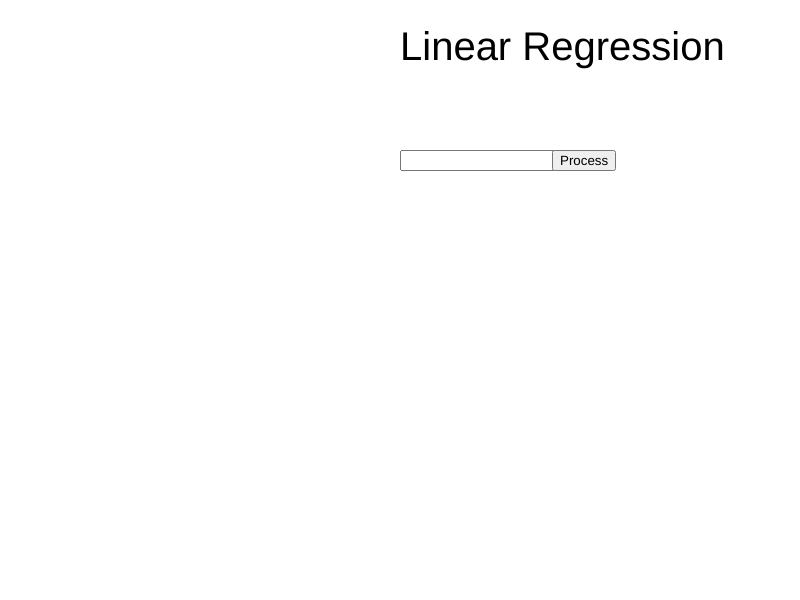
Frame 1 (no input)
Frame 60 (no input): identical to frame 1, image omitted
Frame 120 (the mouse pressed at the canvas centre since frame 60): identical to frame 1, image omitted

The p5.js sketch that drew this single still picture (run headless with seeded random() and noise() and a simulated clock; from frame 60 on, the mouse is pressed at the canvas centre):

// p5.js sketch
// ── sketch.js
var width = 1440;
var height = 720;
var data_input;

var i;
var output1 = "";
var output2 = "";
var output3 = "";
var inicial1, inicial2;

// String contendo tudo o que foi escrito
var data_pre_processed = "";
var line = [];
// buffers
var x_buffer;
var y_buffer;

// Vetores para os dois casos
var x_y = [];
var x = [];
var y = [];

// Math Variables
var alpha = 0, beta;
var upper_alpha = 0, down_alpha = 0;

var x_sum = 0, x_mean;
var y_sum = 0, y_mean;

var dispersao_media = 0;
var incerteza_alpha = 0;
var incerteza_beta = 0;
var upper_incerteza_beta

let rUp, rDown, r;


function setup() {
  createCanvas(800, 600)
  textSize(40);
  fill(0)
  var titulo = text("Linear Regression" , width /2 , height / 10);

  // data_input = createElement('textarea').size(500,400);
  data_input = createInput("");
  data_input.position(width / 2, height / 4)

  button = createButton("Process");
  button.position(width*0.69, height / 4);
  button.mousePressed(main);

  inicial1 = createElement("h1",output1)
  inicial1.position(width/ 2,200)

  inicial2 = createElement("h1",output2)
  inicial2.position(width/ 2,300)

  inicial3 = createElement("h1",output3)
  inicial3.position(width/ 2,400)
}

function draw(){
  // background(255,0,0)
}

function process(){
  data_pre_processed = data_input.value();

  x_y = [];
  x = [];
  y = [];

  x_y = float(data_pre_processed.split(" "));

  // Separando cada valor em seu vetor correto
  x.push(x_y[0]);
  y.push(x_y[1]);
  for (i = 2; i < x_y.length; i++){
    if (i % 2 == 0)
      x.push(x_y[i]);
    else
      y.push(x_y[i]);
  }
  data_input.value("");
}

function inicializar_com_zero(){
  alpha = 0, beta = 0;
  upper_alpha = 0, down_alpha = 0;

  x_sum = 0, x_mean;
  y_sum = 0, y_mean;

  dispersao_media = 0;
  incerteza_alpha = 0;

  upper_incerteza_beta = 0;
  incerteza_beta = 0;
}

function main(){
  inicializar_com_zero();
  process();
  calculate_alpha();
  calculate_beta();
  dispersao();
  rSquare();

  put_in_the_screen();
}

function put_in_the_screen(){
  output1 = "m = " + alpha + " +/- " + incerteza_alpha + "\n"
  output2= "n = " + beta + " +/- " + incerteza_beta + "\n"
  output3 = "R² = " + r + "\n"

  inicial1.html(output1)
  inicial2.html(output2)
  inicial3.html(output3)
}


function calculate_alpha(){
 // First calculate the mean
  for (i = 0; i < x.length; i++) {
    x_sum += x[i];
}
  x_mean = x_sum / (x.length);
  // Calculating upper alpha part
  for (i = 0; i < x.length; i++){
    upper_alpha += (x[i] - x_mean)*y[i];
  }
  for (i = 0; i < x.length; i++){
    down_alpha +=(x[i]-x_mean)**2;
  }
  alpha = (upper_alpha / down_alpha);
}

function calculate_beta(){
  // Calculating y sum
  for (i = 0; i < y.length; i++){
    y_sum += y[i];
  }
  y_mean = y_sum  / y.length;

  beta = y_mean - alpha*x_mean;
}


function dispersao(){
  // Calculo da dispersao media
  for (i = 0; i < x.length; i++){
    dispersao_media += (alpha * x[i] + beta -y[i])**2;
  }
  dispersao_media = sqrt(dispersao_media / (x.length - 2));


  // Calculo de incerteza_alpha
  for (i = 0; i < x.length; i++){
    incerteza_alpha += (x[i] - x_mean)**2;
  }
  incerteza_alpha = dispersao_media / (sqrt(incerteza_alpha));

  // Calculo da incerteza Beta
  for (i = 0; i < x.length; i++){
    upper_incerteza_beta += (x[i]**2);
    incerteza_beta += (x[i] - x_mean)**2;
  }
  incerteza_beta = sqrt(upper_incerteza_beta / (x.length * incerteza_beta)) * dispersao_media;
}


function rSquare(){
  rUp = 0;
  rDown = 0;
  r = 0;

  for (i = 0; i < y.length; i++){
    rUp += (y[i] - y_mean)**2;
    rDown += (y[i] - beta)**2;
  }

  r = 1 - rUp / rDown;
}
